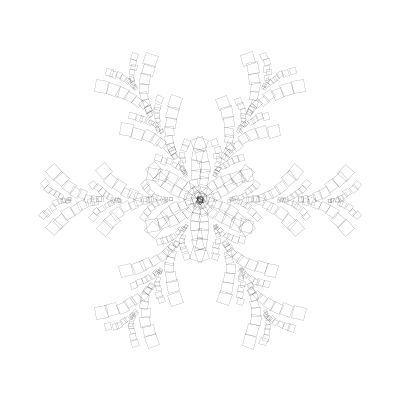
Frame 1 (no input)
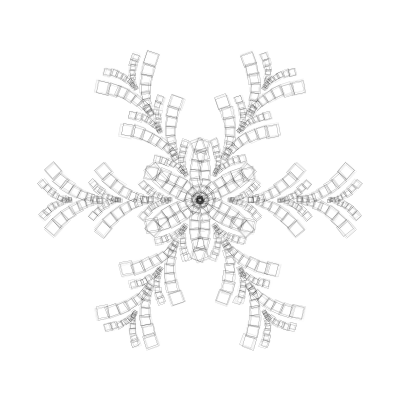
Frame 60 (the mouse pressed at the canvas centre just before this capture)
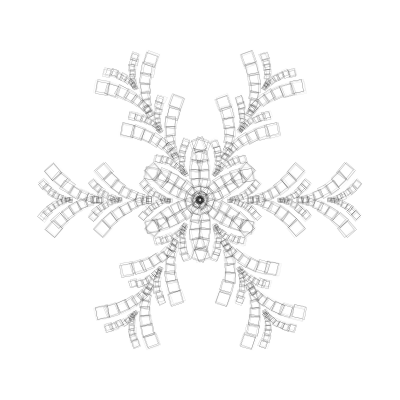
Frame 120 (the mouse held since frame 60 and released just before this capture)

The Processing sketch that drew these frames (run headless with seeded random() and noise(); from frame 60 on, the mouse is pressed at the canvas centre):

// Processing sketch: processing_176082
// ── processing_176082.pde

void setup() {
  size(400, 400);
  background(255);
  rectMode(CENTER);
  noFill();
  strokeWeight( 0.1 );
}
float a=0;
void draw() {

  fill(255, 255, 255, 100);
  noStroke();
  rect(width/2, height/2, width, height);


  translate(width/2, height/2);

  drawFlake(  );
}

void drawFlake(  ) {
  noFill();
  strokeWeight( 0.1 );
  stroke(0);

  for ( int arm=0; arm <6; arm++) {  
    drawArm();
    rotate( radians( 360/6) );
  }
}
void drawArm( ) {
  pushMatrix();
  for (int i=0;i<3;i++) {
    pushMatrix(); 
    drawFeather( 8, 7, 5, 13 );
    drawFeather( 8, -7, 5, 13 );  
    popMatrix();

    translate(30, 0);

    pushMatrix(); 
    drawFeather( 8, 7, 3, 7 );
    drawFeather( 8, -7, 3, 7 );
    popMatrix();
    translate(20, 0);
  }  
  popMatrix();
}

void drawFeather( int len, int toruosity, int min, int max) {
  float wooble = 1.4;
  pushMatrix(); 
  for (int part=0; part<len; part++) {
    float size = map( part, 0, len, min, max);
    rect( random(-wooble, wooble), random(-wooble, wooble), size, size);
    
//  ellipse( random(-wooble, wooble), random(-wooble, wooble), size, size);
    
    rotate( radians(toruosity) );
    translate(size, 0);
  }
  popMatrix();
}
